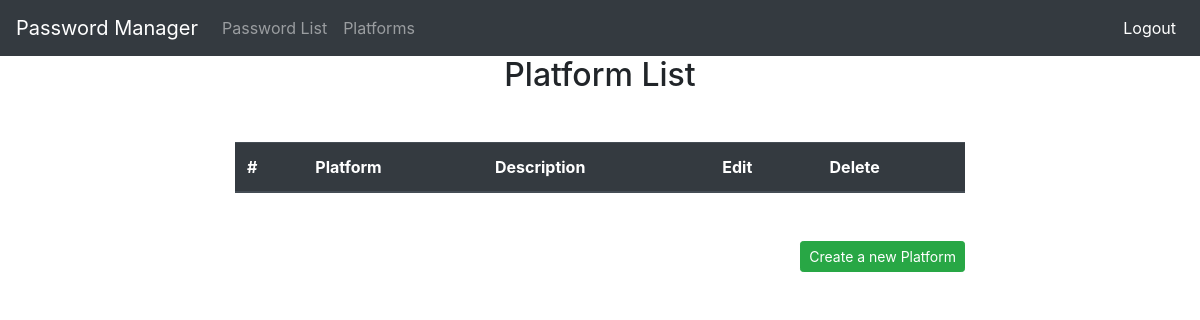
Before: /platforms/list/ (signed in) with the older database file.
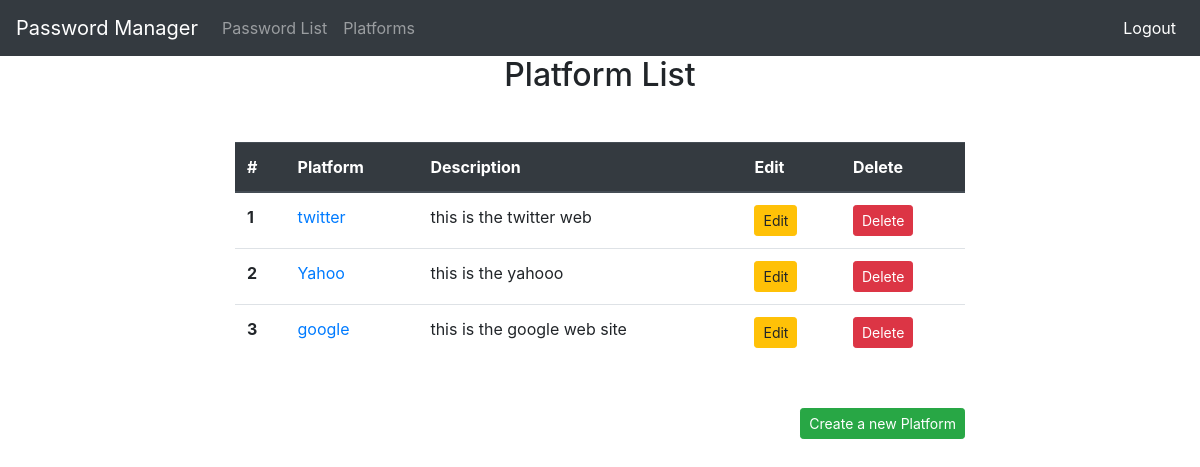
After: the same page with the newer database file.
### platforms/models.py (models this page shows, shortened)
class Platform(models.Model):
    name = models.CharField(max_length=255)
    url = models.URLField()
    description = models.TextField(blank=True, null=True)
    def get_absolute_url(self):
        return reverse('platforms:detail', kwargs={'pk': self.pk})
    def get_absolute_update_url(self):
        return reverse('platforms:update', kwargs={'pk': self.pk})
    def get_absolute_delete_url(self):
        return reverse('platforms:delete', kwargs={'pk': self.pk})

### platforms/views.py (the view)
# urls.py: path('list/', PlatformLitView.as_view(), name='list'),
class PlatformLitView(LoginRequiredMixin, ListView):
    model = Platform

### platforms/templates/platforms/platform_list.html
{% extends 'base.html' %}
{% block content %}
<div class="container">
    <div class="row">
        <div class="col-8 mx-auto">
            <h2 class="text-center">Platform List</h2>
            <table class="table mt-5">
                <thead class="thead-dark">
                    <tr>
                        <th scope="col">#</th>
                        <th scope="col">Platform</th>
                        <th scope="col">Description</th>
                        <th scope="col">Edit</th>
                        <th scope="col">Delete</th>
                    </tr>
                </thead>
                <tbody>
                    {% for platform in platform_list %}
                    <tr>
                        <th scope="row">{{ forloop.counter }}</th>
                        <td> <a href="{{ platform.get_absolute_url }}"> {{ platform.name }}</a> </td>
                        <td>{{ platform.description }}</td>
                        <td>
                            <a href="{{ platform.get_absolute_update_url }}" class="btn btn-warning btn-sm">
                                Edit
                            </a>
                        </td>
                        <td>
                            <a href="{{platform.get_absolute_delete_url}}" class="btn btn-danger btn-sm">
                                Delete
                            </a>
                        </td>
                    </tr>
                    {% endfor %}
                </tbody>
            </table>
            <div class="text-right mt-5">
                <a class="btn btn-success btn-sm" href="{% url 'platforms:create' %}">Create a new Platform</a>
            </div>
        </div>
    </div>
</div>
{% endblock content %}

### templates/base.html (shortened to what this page needs)
<!DOCTYPE html>
<html lang="en">
<head>
    {% include 'base/css.html' %}
</head>
<body>
    {% include 'base/nav_bar.html' %}
    {% block content %}{% endblock content %}
</body>
</html>

### templates/base/css.html (shortened to what this page needs)
{% load static %}
<link rel="stylesheet" href="https://cdn.jsdelivr.net/npm/bootstrap@4.6.1/dist/css/bootstrap.min.css">

### templates/base/nav_bar.html (shortened to what this page needs)
<nav class="navbar navbar-expand-lg navbar-dark bg-dark">
    <a class="navbar-brand" href="#">Password Manager</a>
    <div class="collapse navbar-collapse" id="navbarText">
        <ul class="navbar-nav mr-auto">
            <li class="nav-item">
                <a class="nav-link" href="{% url 'passwords:list' %}">Password List</a>
            </li>
            <li class="nav-item">
                <a class="nav-link" href="{% url 'platforms:list' %}">Platforms</a>
            </li>
        </ul>
        <ul class="navbar-nav ml-auto">
            {% if user.is_authenticated %}
            <li class="nav-item active">
                <a class="nav-link" href="{% url 'logout' %}">Logout </a>
            </li>
            {% endif %}
        </ul>
    </div>
</nav>

### templates/base/footer.html
{% load static %}

### templates/base/js.html (shortened to what this page needs)
{% load static %}

Changed rows visible on the page:
added Platform: name "twitter", description "this is the twitter web"
added Platform: name "Yahoo", description "this is the yahooo"
added Platform: name "google", description "this is the google web site"
